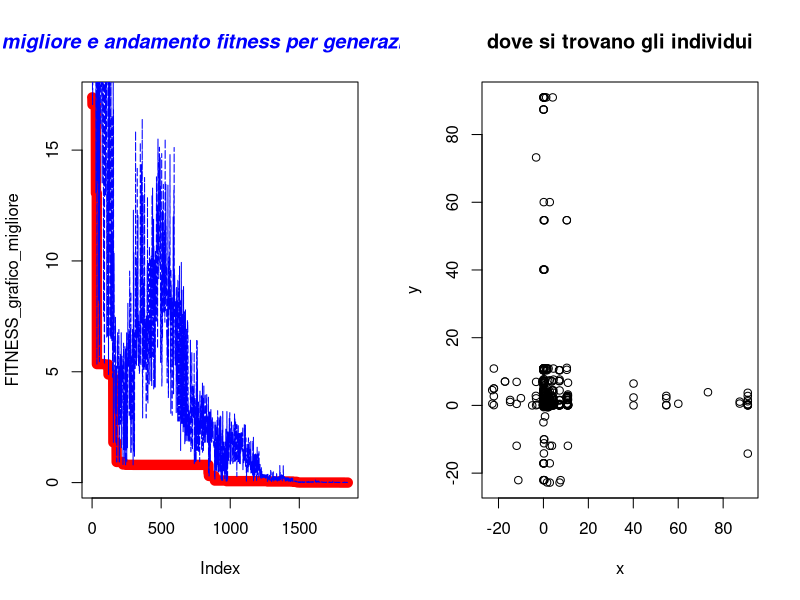

Here is the R script that generated this plot:
#  Author Nicola Bernabè ver 1.0 8/11/2021
# the implemented version of the GA refers to the following Journal: 
#


#prendo 2 individui che saranno i genitori presi casualmente dalla popolazione
selezione<-function(Population,MAX_DIMENSION_POPULATION,genitori_1_2){
    #message(genitori_1_2[1]," rgrg ",genitori_1_2[2])
    #print(Population[1][genitori_1_2[1]])
    g1<-c(Population[1,genitori_1_2[1]],Population[2,genitori_1_2[1]],Population[3,genitori_1_2[1]])
    g2<-c(Population[1,genitori_1_2[2]],Population[2,genitori_1_2[2]],Population[3,genitori_1_2[2]])
    #print(g1[1][genitori_1_2[1]])
    
    #print(Population)
    #print(Population[1,genitori_1_2[1]])
    return(c(g1,g2))
}
crossover<-function(genitori_1_2,FUNZIONE_COSTO){#dato che ho solo 2 variabili ce poco da fare, la x del genitore 1 va al primo figlio , la y del primo genitore va al primo figlio, i restanti al 2 figlio
    figlio_1<-c(genitori_1_2[1],genitori_1_2[5],FUNZIONE_COSTO(genitori_1_2[1],genitori_1_2[5]))
    figlio_2<-c(genitori_1_2[2],genitori_1_2[4],FUNZIONE_COSTO(genitori_1_2[2],genitori_1_2[4]))
    return(c(figlio_1,figlio_2))


}
#parte mutazione, ricordo figlio 1(1,2,3) figlio 2 (4,5,6) e si intendono (x,y,fitness)
mutazione<-function(figli_1_2,percentuale,ub,lb,MAX_DIMENSION_POPULATION,FUNZIONE_COSTO){
    if(runif(1, 0, 1)>0.5){#provo a generate un numero da 0 a 1, se >0.5 aumento al massimo del della percentuale,altrimenti lo diminuisco al massimo dela percentuale, X
        if(runif(1, 0, 1)>0.5){
            figli_1_2[1]<-figli_1_2[1]*runif(1,  1,1+percentuale)

            figli_1_2[4]<-figli_1_2[4]*runif(1,  1,1+percentuale)

            if(figli_1_2[1]>=ub[1]){#se vado oltre all intermallo allora metto il massimo
                figli_1_2[1]<-ub[1]
            }
            if(figli_1_2[4]>=ub[1]){#se vado oltre all intermallo allora metto il massimo
                figli_1_2[4]<-ub[1]
            }
            }
    }else{#Y
        figli_1_2[2]<-figli_1_2[2]*runif(1,percentuale,  1)

        figli_1_2[5]<-figli_1_2[5]*runif(1,percentuale,  1)
        if(figli_1_2[2]<=lb[2]){#se vado oltre all intermallo allora metto il massimo
            figli_1_2[2]<-lb[2]
        }
        if(figli_1_2[5]<=lb[2]){#se vado oltre all intermallo allora metto il massimo
            figli_1_2[5]<-lb[2]
        }


    }
    figli_1_2[3]<-FUNZIONE_COSTO(figli_1_2[1],figli_1_2[2])
    figli_1_2[6]<-FUNZIONE_COSTO(figli_1_2[4],figli_1_2[5])
    
    


       
    
    return(figli_1_2)
}
aggiorno_file_individui<-function(Population,MAX_DIMENSION_POPULATION,generazione){
                individuo<-c()
                x<-c()
                y<-c()
                fitness<-c()
                for(i in 1:MAX_DIMENSION_POPULATION) {
                    x<-c(x,Population[1,i])
                    y<-c(y,Population[2,i])
                    fitness<-c(fitness,Population[3,i])
                    
                    }
            df<-data.frame(x,y,fitness)
            #nome_file<-"generazione"+generazione+".cvs"
            nome_file = paste("GA generazione ",generazione,".txt",sep="")
            #write.csv(df, file=nome_file,sep=";",row.names=FALSE)
            write.table(df, file= nome_file,sep=";",row.names=FALSE)
            }



#aggiorni migliore fitness
aggiorna_fitness<-function(BEST_FITNESS,Migliore_fitness_generazione){
            BEST_FITNESS[1]<-Migliore_fitness_generazione[1]
            BEST_FITNESS[2]<-Migliore_fitness_generazione[2]
            BEST_FITNESS[3]<-Migliore_fitness_generazione[3]
    return(BEST_FITNESS)


}

#scorro su tutti gli individui e cerco il fitneess migliore
controllo_migliore_fitness<-function(Population,MAX_UNKNOWNS,min_max){
    BEST_FITNESS<-c(Population[1,1],Population[2,1],Population[3,1])
    for(i in 2:dim(Population)[2]) {
        if(BEST_FITNESS[3]>Population[3,i] && min_max==-1){#minimizzo
            BEST_FITNESS[1]<-Population[1,i]
            BEST_FITNESS[2]<-Population[2,i]
            BEST_FITNESS[3]<-Population[3,i]

        }else if(BEST_FITNESS[3]<Population[3,i] && min_max==1){
            BEST_FITNESS[1]<-Population[1,i]
            BEST_FITNESS[2]<-Population[2,i]
            BEST_FITNESS[3]<-Population[3,i]
        }


    }

    return(c(BEST_FITNESS[1],BEST_FITNESS[2],BEST_FITNESS[3]))
}




#inizializzo la matrice
inizializzazione<-function(ub, lb,MAX_UNKNOWNS,MAX_DIMENSION_POPULATION,FUNZIONE_COSTO){
    Population<-matrix(1:30,nrow <- MAX_UNKNOWNS+1, ncol <- MAX_DIMENSION_POPULATION)#oltre alla x e y ci aggiungo anche la fitness, così ho 3 righe
    numero_casuale_x<-1
    numero_casuale_y <-1
    for(i in 1:dim(Population)[2]) {
        numero_casuale_x <- runif(1, lb[1],ub[1] )
        numero_casuale_y <- runif(1,  lb[2],ub[2])
        Population[1,i] <-numero_casuale_x
        Population[2,i] <-numero_casuale_y
        Population[3,i] <-FUNZIONE_COSTO(Population[1,i],Population[2,i])

    }


    return (Population)
}
aggiorno_figli_e_genitori<-function(genitori_1_2_indici,figli_1_2,Population){
    Population[1,genitori_1_2_indici[1]]<-figli_1_2[1]#x
    Population[2,genitori_1_2_indici[1]]<-figli_1_2[2]#y
    Population[3,genitori_1_2_indici[1]]<-figli_1_2[3]#fitness
    Population[1,genitori_1_2_indici[2]]<-figli_1_2[4]#x
    Population[2,genitori_1_2_indici[2]]<-figli_1_2[5]#x
    Population[3,genitori_1_2_indici[2]]<-figli_1_2[6]#x


    return (Population)
}

mainGA<-function(ub,lb,MAX_UNKNOWNS,MAX_DIMENSION_POPULATION,MAXIMUM_GENERATION_NUMBER,STAZIONARIETA,precisione,min_max,stampo_generazione,CROSS_OVER_PROBABILITY,MUTATION_PROBABILITY,aumeto_diminuisco_percentuale_valore,FUNZIONE_COSTO){
    Population<-inizializzazione(ub, lb,MAX_UNKNOWNS,MAX_DIMENSION_POPULATION,FUNZIONE_COSTO)#inizializzo la popolazione
    BEST_FITNESS<-controllo_migliore_fitness(Population,MAX_UNKNOWNS,min_max)
    FITNESS_grafico_migliore<-c()
    FITNESS_grafico_migliore_generazione<-c()
    FITNESS_migliore_file<-c()
    #iterazioni calcolo per trovare il minimo
    indice_stazionarieta<-0#aumenta ad ogni generazione
    figli_1_2<-0
    n_generazioni<-0
   
    for(i in 1:MAXIMUM_GENERATION_NUMBER){
        n_generazioni<-i
        #print(runif(1, 0,1))
        for(j_iterazioni_individui in 1:MAX_DIMENSION_POPULATION/2){
            genitori_1_2_indici<-sample(1:(MAX_DIMENSION_POPULATION), 2)#2 individui casuali
            genitori_1_2<-selezione(Population,MAX_DIMENSION_POPULATION,genitori_1_2_indici)
            
            if(runif(1, 0,1)<=CROSS_OVER_PROBABILITY){#probabilità crossover
                figli_1_2<-crossover(genitori_1_2,FUNZIONE_COSTO)#ho 2 figli
                #print(figli_1_2)

                }
            
            if(runif(1, 0,1)<=MUTATION_PROBABILITY){
                #message("generazione-> ",i," ",figli_1_2)
               
    
                figli_1_2<-mutazione(figli_1_2,aumeto_diminuisco_percentuale_valore,ub,lb,MAX_DIMENSION_POPULATION,FUNZIONE_COSTO)
                


            }
            Population<-aggiorno_figli_e_genitori(genitori_1_2_indici,figli_1_2,Population)
            
            #print(BEST_FITNESS)


        }
        Migliore_fitness_generazione<-controllo_migliore_fitness(Population,MAX_UNKNOWNS,min_max)
        if(Migliore_fitness_generazione[3]<BEST_FITNESS[3]  && min_max==-1){#minimizzo
            BEST_FITNESS<-aggiorna_fitness(BEST_FITNESS,Migliore_fitness_generazione)
            indice_stazionarieta=0#ritorno a 0 la stazionarietà
            message("migliore soluzione-> x ",BEST_FITNESS[1]," y ",BEST_FITNESS[2]," fitness ",BEST_FITNESS[3])
        }else if(Migliore_fitness_generazione[3]>BEST_FITNESS[3]  && min_max==1){#minimizzo
            BEST_FITNESS<-aggiorna_fitness(BEST_FITNESS,Migliore_fitness_generazione)
            indice_stazionarieta=0#ritorno a 0 la stazionarietà
            message("migliore soluzione-> x ",BEST_FITNESS[1]," y ",BEST_FITNESS[2]," fitness ",BEST_FITNESS[3])
        }
        FITNESS_grafico_migliore<-c(FITNESS_grafico_migliore,BEST_FITNESS[3])
        FITNESS_grafico_migliore_generazione<-c(FITNESS_grafico_migliore_generazione,Migliore_fitness_generazione[3])

        if(indice_stazionarieta>=STAZIONARIETA){
            message("troppo stazionaria ","generazione-> ",i," stazionario->",indice_stazionarieta)
            aggiorno_file_individui(Population,MAX_DIMENSION_POPULATION,i)
            break
        }else{
            indice_stazionarieta=indice_stazionarieta+1
        }
        if((i%%stampo_generazione)==0){#stampo così so che sta facendo qualcosa

            

            aggiorno_file_individui(Population,MAX_DIMENSION_POPULATION,i)

            
            message("generazione-> ",i," stazionario->",indice_stazionarieta)
            

        }
        if(BEST_FITNESS[3]<precisione && min_max==-1){
            message("finito algoritmo GA, sono riuscito ad avere una soluzione molto buona ed è ",BEST_FITNESS[3]," alla generazione-> ",i)
            aggiorno_file_individui(Population,MAX_DIMENSION_POPULATION,i)
            break
        }else if(BEST_FITNESS[3]>precisione && min_max==1){
            message("finito algoritmo GA, sono riuscito ad avere una soluzione molto buona ed è ",BEST_FITNESS[3]," alla generazione-> ",i)
            aggiorno_file_individui(Population,MAX_DIMENSION_POPULATION,i)
            break
        }
            
        
    }
windows()
    par(mfrow=c(1,2))
    plot(FITNESS_grafico_migliore, type="l", col="red",lwd=10)
    lines(FITNESS_grafico_migliore_generazione, type="l", col="blue",lty=5)
    title(main="migliore e andamento fitness per generazione", col.main="blue", font.main="4")

    x_individui<-c()
    y_individui<-c()
    for(x_y in 1:MAX_DIMENSION_POPULATION){
        x_individui<-c(x_individui,Population[1,x_y])
        y_individui<-c(y_individui,Population[2,x_y])

    }

    plot(x_individui, y_individui, xlab="x",ylab="y", main="dove si trovano gli individui") 
    BEST_FITNESS<-list(BEST_FITNESS,"GA",n_generazioni)

    return (BEST_FITNESS)
}


#miliardo
#ub<-c(1000000000,1000000000)  # upper bound of the unknowns
#lb<-c(-1000000000,-1000000000)  #lower bound of the unknowns
#aumeto_diminuisco_percentuale_valore=0.1
#milione
#ub<-c(1000000,1000000)  # upper bound of the unknowns
#lb<-c(-1000000,-1000000)  #lower bound of the unknowns
#aumeto_diminuisco_percentuale_valore=0.1
#mille
#ub<-c(100,100)  # upper bound of the unknowns
#lb<-c(-100,-100)  #lower bound of the unknowns

ub<-c(512,512)  
lb<-c(-512,-512)

aumeto_diminuisco_percentuale_valore=0.05

MAX_UNKNOWNS<-2  #numero variabili
MAX_DIMENSION_POPULATION<-500#dimensione popolazione
CROSS_OVER_PROBABILITY<-0.95#probabilità per ogni generazione di usare il cross-over
MUTATION_PROBABILITY<-0.01#probabilità per ogni generazione di usare la mutazione
#aumeto_diminuisco_percentuale_valore=0.1#quando c'è mutazione scelgo casualmente x o y e modifico del 5% il valore aumentandolo o diminuendolo stando attendo a lb e ub
MAXIMUM_GENERATION_NUMBER<-1000000
STAZIONARIETA<-10000
min_max<--1#-1 minimizzo,1 massimizzo
stampo_generazione<-5000
#massimizzo
#precisione<-11.999#Parabolic Function
#precisione<-79.999#rastrigin function 
#precisione<-415.2384791312#Parabolic Function

#minimizzo
precisione<-0.001#
#precisione<--0.999999#Easom function
#precisione<-0.2925789999#Schaffer function N. 4 f(0,+-1.25313)=0.292579
#precisione<--0.999999#per funzioni con minimo negativo
#precisione<--959.6406#Eggholder function   f(512,404.2319)=-959.6407   i domini x e y   ub<-c(512,512)  lb<-c(-512,-512)


FUNZIONE_COSTO<-function(x,y){
    #z<-(100*(y-(x)^2)^2)+(1-x)^2#FUNZIONE_COSTO banana  f(1,1)=0
    #z<-((1-x)^2)+100*((y-x^2))^2#Rosenbrock function constrained with a cubic and a line  sol f(1,1)=0
    #z<-(1.5-x+x*y)^2+(2.25-x+x*y^2)^2+(2.625-x+x*y^3)^2#Beale function f(3,0.5)=0
    #z<-0.26*(x^2+y^2)-0.48*x*y#Matyas function f(0,0)=0
    #z<-(sin(3*pi*x))^2+(x-1)^2*(1+sin(3*pi*y))+(y-1)^2*(1+(sin(2*pi*y))^2)#Lévi function N.13  f(1,1)=0
    #z<-0.5+((sin(x^2-y^2))^2-0.5)/(1+0.001*(x^2+y^2))^2#Schaffer function N. 2  f(0,0)=0
    #z<-2*x^2-1.05*x^4+(x^6/6)+x*y+y^2#THREE-HUMP CAMEL FUNCTION xi  [-5, 5]  f(0,0)=0
    #z<-100*sqrt(abs(y-0.01*x^2))+0.01*abs(x+10)#Bukin function N.6 f(-10,1)=0
    z<--20*exp(-0.2*sqrt((1/2)*(x*x+y*y)))-exp(1/2*((cos(2*pi*x)+cos(2*pi*y))))+20+exp(1)#ACKLEY FUNCTION xi  [-32.768, 32.768]  f(0,0)=0


    #z<-0.5+(((cos(sin(abs(x^2-y^2))))^2 - 0.5)/((1 + 0.001*(x^2+y^2))^2))#Schaffer function N. 4 f(0,+-1.25313)=0.292579

    #con minimo negativo
    #z<--cos(x)*cos(y)*exp(-((x-pi)^2+(y-pi)^2))#Easom function f(pi,pi)=-1  mettere precisione -0.999999
    
    #z<--(y+47)*sin(sqrt(abs(x/2+(y+47))))-x*sin(sqrt(abs(x-(y+47))))#Eggholder function   f(512,404.2319)=-959.6407    
    #precisione<--959.6406999
    #ub<-c(512,512)  
    #lb<-c(-512,-512)


    #massimizzare
    #z<-12-(x^2+y^2)/100 #Parabolic Function  f(0,0)=12 non so ma il massimo è 12
    #z<-80-(20+x^2+y^2-10*(cos(2*pi*x)+cos(2*pi*y)))#rastrigin function f(0,0)=80
    #z<-275-((x^4-16*x^2+5*x*0.5)+(y^4-16*y^2+5*y*0.5)+3)#Styblinski Function f(-2.8667,-2.8667)=414.23847913
    return (z)
}




soluzione<-mainGA(ub,lb,MAX_UNKNOWNS,MAX_DIMENSION_POPULATION,MAXIMUM_GENERATION_NUMBER,STAZIONARIETA,precisione,min_max,stampo_generazione,CROSS_OVER_PROBABILITY,MUTATION_PROBABILITY,aumeto_diminuisco_percentuale_valore,FUNZIONE_COSTO)


#print(soluzione)


algoritmo<-c(soluzione[[2]][1])
x<-c(soluzione[[1]][1])
y<-c(soluzione[[1]][2])
fitness<-c(soluzione[[1]][3])
generazioni_soluzione<-c(soluzione[[3]][1])
df<-data.frame(algoritmo,x,y,fitness,generazioni_soluzione)
write.table(df, file="soluzione GA.txt",sep=";",row.names=FALSE)